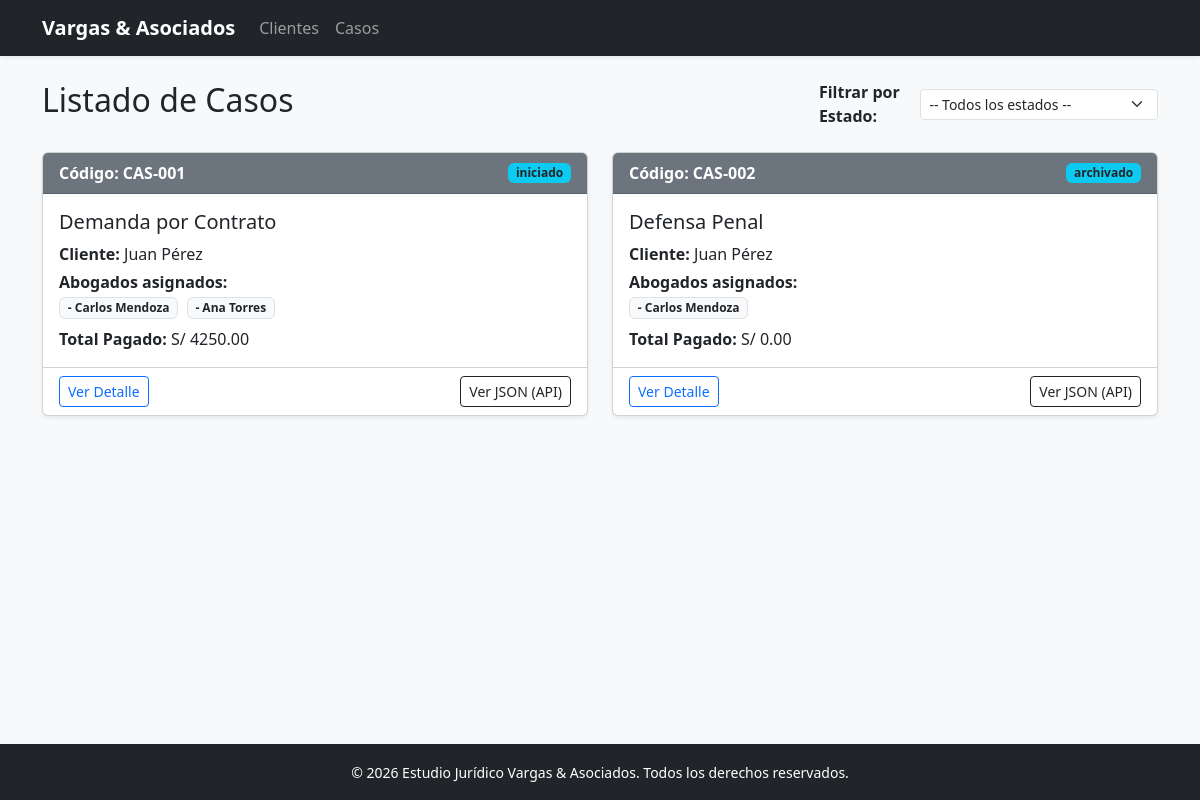
The app's page /casos/ with its own data.
### casos/models.py (models this page shows, shortened)
class Caso(models.Model):
    codigo = models.CharField(max_length=20, unique=True)
    titulo = models.CharField(max_length=200)
    descripcion = models.TextField()
    fecha_inicio = models.DateField(auto_now_add=True)
    cliente = models.ForeignKey(
        Cliente,
        on_delete=models.PROTECT,
        related_name='casos'
    )
    estado = models.ForeignKey(
        EstadoCaso,
        on_delete=models.PROTECT,
        related_name='casos'
    )
    abogados = models.ManyToManyField(
        PerfilAbogado,
        related_name='casos'
    )
    def total_pagado(self):
        resultado = self.pagos.aggregate(total=Sum('monto'))['total']
        return resultado if resultado is not None else 0

class EstadoCaso(models.Model):
    nombre = models.CharField(max_length=50, unique=True)
    permite_pagos = models.BooleanField(default=False)

class Cliente(models.Model):
    nombres = models.CharField(max_length=150)
    documento = models.CharField(max_length=20, unique=True)  # DNI o RUC
    telefono = models.CharField(max_length=20)
    correo = models.EmailField()

class PerfilAbogado(models.Model):
    user = models.OneToOneField(
        User,
        on_delete=models.CASCADE,
        related_name='perfil'
    )
    numero_colegiatura = models.CharField(max_length=20, unique=True)
    especialidad = models.CharField(max_length=100)

### casos/views.py (the view)
# urls.py: path('casos/', views.lista_casos, name='lista_casos'),
def lista_casos(request):
    estado_id = request.GET.get('estado') or request.COOKIES.get('ultimo_estado')
    casos = Caso.objects.all().select_related('cliente', 'estado').prefetch_related('abogados')
    if estado_id:
        casos = casos.filter(estado_id=estado_id)
    estados = EstadoCaso.objects.all()
    response = render(request, 'casos/caso_list.html', {
        'casos': casos,
        'estados': estados,
        'estado_seleccionado': int(estado_id) if estado_id and estado_id.isdigit() else None
    })
    if request.GET.get('estado'):
        response.set_cookie('ultimo_estado', request.GET.get('estado'), max_age=3600*24*30)
    return response

### casos/templates/casos/caso_list.html (shortened to what this page needs)
{% extends 'casos/base.html' %}
{% block contenido %}
<div class="d-flex justify-content-between align-items-center mb-4">
    <h2>Listado de Casos</h2>
    <form method="GET" class="d-flex align-items-center gap-2">
        <label for="estado" class="form-label mb-0 fw-bold">Filtrar por Estado:</label>
        <select name="estado" id="estado" class="form-select form-select-sm" onchange="this.form.submit()">
            <option value="">-- Todos los estados --</option>
        </select>
    </form>
</div>
<div class="row">
    {% for caso in casos %}
    <div class="col-md-6 mb-4">
        <div class="card shadow-sm h-100">
            <div class="card-header bg-secondary text-white d-flex justify-content-between align-items-center">
                <span class="fw-bold">Código: {{ caso.codigo }}</span>
                <span class="badge bg-info text-dark">{{ caso.estado.nombre }}</span>
            </div>
            <div class="card-body">
                <h5 class="card-title">{{ caso.titulo }}</h5>
                <p class="card-text mb-1"><strong>Cliente:</strong> {{ caso.cliente.nombres }}</p>
                <p class="card-text mb-1">
                    <strong>Abogados asignados:</strong><br>
                    {% for abog in caso.abogados.all %}
                        <span class="badge bg-light text-dark border me-1">- {{ abog.user.get_full_name|default:abog.user.username }}</span>
                    {% empty %}
                        <em class="text-muted">Sin abogados asignados</em>
                    {% endfor %}
                </p>
                <p class="card-text mt-2">
                    <strong>Total Pagado:</strong> S/ {{ caso.total_pagado|floatformat:2 }}
                </p>
            </div>
            <div class="card-footer bg-transparent d-flex justify-content-between">
                <a href="{% url 'detalle_caso' caso.id %}" class="btn btn-outline-primary btn-sm">Ver Detalle</a>
                <a href="{% url 'api_caso' caso.id %}" target="_blank" class="btn btn-outline-dark btn-sm">Ver JSON (API)</a>
            </div>
        </div>
    </div>
    {% empty %}
    <div class="col-12 text-center text-muted py-5">
        <h4>No hay casos registrados para este estado.</h4>
    </div>
    {% endfor %}
</div>
{% endblock %}

### casos/templates/casos/base.html (shortened to what this page needs)
<!DOCTYPE html>
<html lang="es">
<head>
    <link href="https://cdn.jsdelivr.net/npm/bootstrap@5.3.0/dist/css/bootstrap.min.css" rel="stylesheet">
</head>
<body class="bg-light d-flex flex-column min-vh-100">
    <nav class="navbar navbar-expand-lg navbar-dark bg-dark shadow-sm">
        <div class="container">
            <a class="navbar-brand fw-bold" href="{% url 'lista_casos' %}">Vargas & Asociados</a>
            <div class="collapse navbar-collapse" id="navbarNav">
                <ul class="navbar-nav me-auto">
                    <li class="nav-item">
                        <a class="nav-link" href="{% url 'lista_clientes' %}">Clientes</a>
                    </li>
                    <li class="nav-item">
                        <a class="nav-link" href="{% url 'lista_casos' %}">Casos</a>
                    </li>
                </ul>
            </div>
        </div>
    </nav>
    <div class="container my-4 flex-grow-1">
        {% block contenido %}
        {% endblock %}
    </div>
    <footer class="bg-dark text-white text-center py-3 mt-auto">
        <div class="container">
            <small>&copy; 2026 Estudio Jurídico Vargas & Asociados. Todos los derechos reservados.</small>
        </div>
    </footer>
</body>
</html>

### records on screen
Caso: codigo "CAS-001", estado.nombre "iniciado", titulo "Demanda por Contrato", cliente.nombres "Juan Pérez", total_pagado "4250.00"
PerfilAbogado: user.get_full_name "Carlos Mendoza"
PerfilAbogado: user.get_full_name "Ana Torres"
Caso: codigo "CAS-002", estado.nombre "archivado", titulo "Defensa Penal", cliente.nombres "Juan Pérez", total_pagado "0.00"
